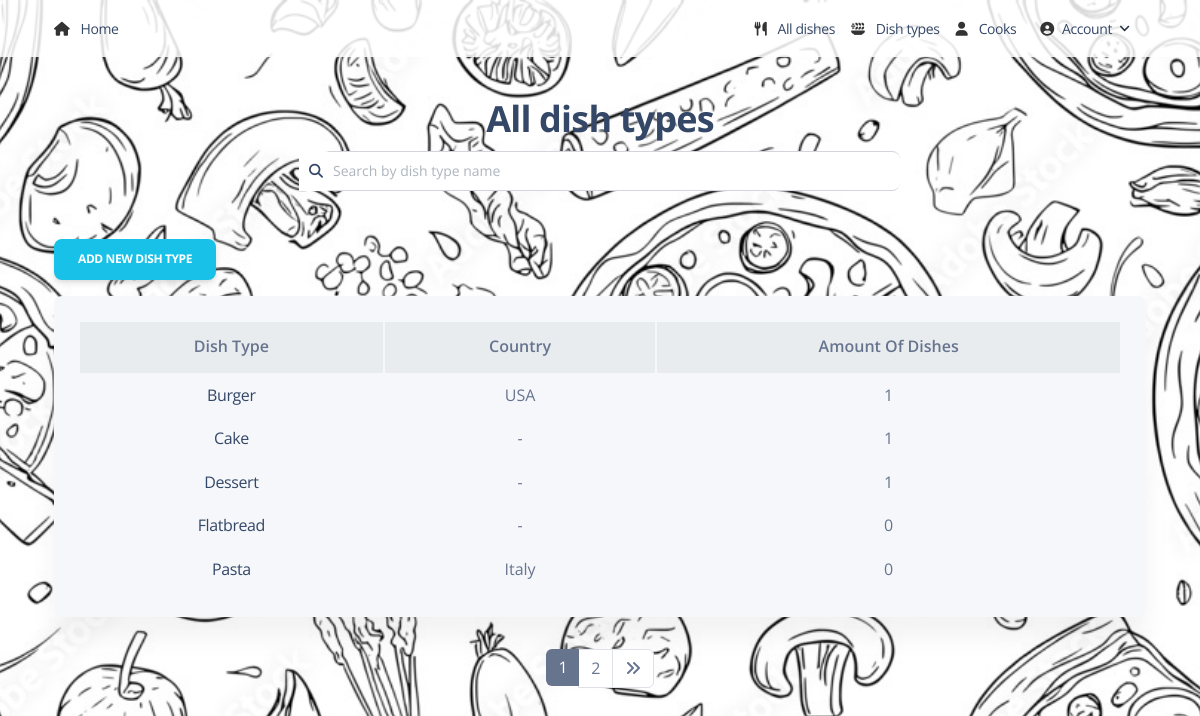
The page /dish-types/ (signed in) on the database as committed earlier.
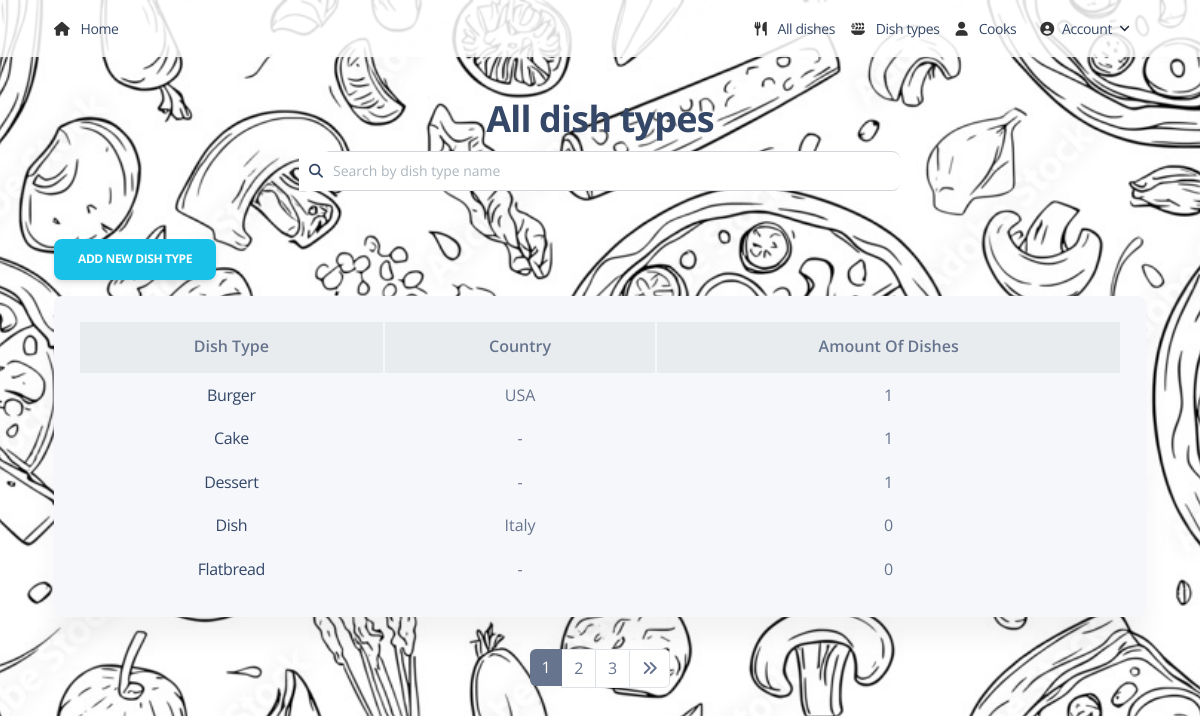
The same page on the database as committed later.
### kitchen/models.py (models this page shows, shortened)
class DishType(models.Model):
    name = models.CharField(max_length=69, unique=True)
    country = models.CharField(max_length=69, unique=False, blank=True, default="-")
    class Meta:
        ordering = ["name"]

### kitchen/views.py (the view)
# urls.py: path("dish-types/", DishTypeListView.as_view(), name="dish-type-list"),
class DishTypeListView(LoginRequiredMixin, generic.ListView):
    model = DishType
    context_object_name = "dish_type_list"
    template_name = "kitchen/dish_type_list.html"
    paginate_by = 5
    def get_context_data(self, **kwargs):
        context = super(DishTypeListView, self).get_context_data(**kwargs)
        name = self.request.GET.get("name", "")
        context["search_form"] = DishTypeNameSearchForm(
            initial={"name": name}
        )
        return context
    def get_queryset(self):
        queryset = super().get_queryset()
        form = DishTypeNameSearchForm(self.request.GET)
        if form.is_valid():
            queryset = queryset.filter(
                name__icontains=form.cleaned_data["name"]
            )
            return queryset

### kitchen/forms.py
class DishTypeNameSearchForm(forms.Form):
    name = forms.CharField(
        max_length=55,
        required=False,
        label="",
        widget=forms.TextInput(attrs={"placeholder": "Search by dish type name"}),
    )

### kitchen/templatetags/query_transform.py (called while the page is built)
@register.simple_tag
def query_transform(request, **kwargs):
    updated = request.GET.copy()
    for key, value in kwargs.items():
        if value is not None:
            updated[key] = value
        else:
            updated.pop(key, 0)
    return updated. urlencode()

### templates/kitchen/dish_type_list.html (shortened to what this page needs)
{% extends "base.html" %}
{% load static %}
{% block content %}
<div class="container mt-5">
  <h2 class="text-center mt-7 text-black">All dish types</h2>
  <form method="get" action="" class="form-inline mb-5">
    <div class="input-group" style="max-width: 600px; margin: auto;">
      <input type="search" class="form-control text-black"
             placeholder="Search by dish type name" aria-label="Search"
             aria-describedby="search-addon" name="name"
             value="{{ request.GET.name|default:'' }}"
             style="padding-left: 30px;">
      <button class="input-group-text border-0" id="search-addon" type="submit">
        <i class="fas fa-search"></i>
      </button>
    </div>
  </form>
  <a href="{% url 'kitchen:dish-type-create' %}" class="btn btn-info mb-3">
    Add new dish type
  </a>
  {% if object_list %}
  <div class="card shadow-2-strong" style="background-color: #f5f7fa; border-radius: 0.5rem;">
    <div class="card-body">
      <div class="table-responsive">
        <table class="table table-borderless mb-0 text-center align-middle">
          <thead class="bg-light">
            <tr>
              <th>Dish type</th>
              <th>Country</th>
              <th>Amount of dishes</th>
            </tr>
          </thead>
          <tbody class="table">
            {% for dish_type in object_list %}
            <tr>
              <td>
                <a href="{% url 'kitchen:dish-type-detail' dish_type.pk %}">{{ dish_type.name }}</a>
              </td>
              <td>{{ dish_type.country }}</td>
              <td>{{ dish_type.dish_set.count }}</td>
            </tr>
            {% endfor %}
          </tbody>
        </table>
      </div>
  </div>
  {% else %}
  <p>Dish type not found.</p>
  {% endif %}
  </div>
</div>
{% endblock %}

Rows that differ between the two databases and show on the page:
no longer on this page (row unchanged): DishType: name "Pasta", country "Italy", dish_set.count "0"
added DishType: name "Dish", country "Italy", dish_set.count "0"
Other text that changed with them:
new list line: "3"
